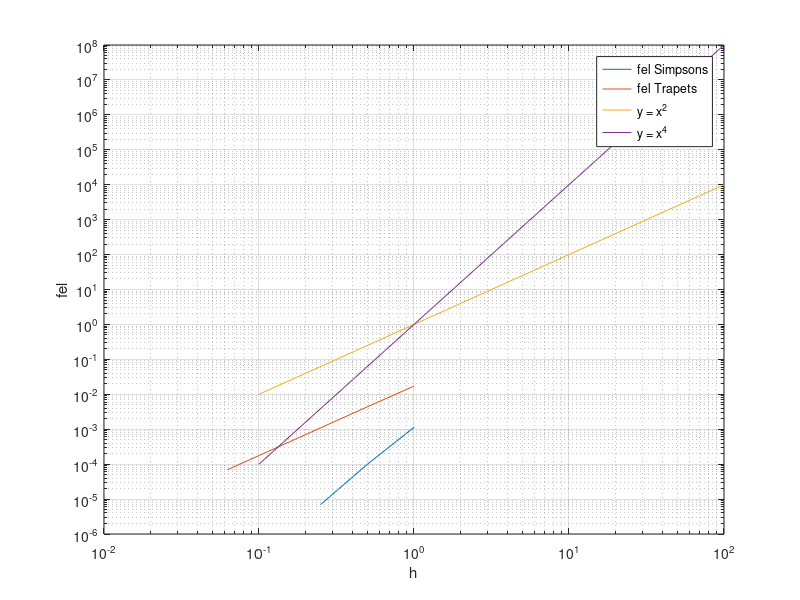

Write MATLAB code to recreate this figure.
clear all
format long
clc;

h = [0.0625, 0.125, 0.25, 0.5, 1];

felSimpsons = [0.000000 0.000000 0.000007 0.000099 0.001133];
loglog(h,felSimpsons)
grid on
hold on


xlabel('h')
ylabel('fel')

felTrapets = [0.000069 0.000275 0.001099 0.004374 0.017196];
loglog(h,felTrapets)

x = logspace(-1,2,20);
y = x.^2;
loglog(x,y)

x = logspace(-1,2,20);
y = x.^4;
loglog(x,y)

legend({'fel Simpsons','fel Trapets', 'y = x^2', 'y = x^4'})